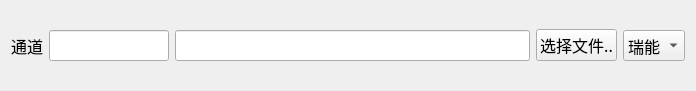
<?xml version="1.0" encoding="UTF-8"?>
<ui version="4.0">
 <class>ChanSelect</class>
 <widget class="QWidget" name="ChanSelect">
  <property name="geometry">
   <rect>
    <x>0</x>
    <y>0</y>
    <width>696</width>
    <height>91</height>
   </rect>
  </property>
  <property name="windowTitle">
   <string>Form</string>
  </property>
  <layout class="QHBoxLayout" name="horizontalLayout">
   <item>
    <widget class="QLabel" name="lblChan">
     <property name="font">
      <font>
       <family>微软雅黑</family>
       <pointsize>12</pointsize>
      </font>
     </property>
     <property name="text">
      <string>通道</string>
     </property>
    </widget>
   </item>
   <item>
    <widget class="QLineEdit" name="edtCode">
     <property name="sizePolicy">
      <sizepolicy hsizetype="Fixed" vsizetype="Fixed">
       <horstretch>0</horstretch>
       <verstretch>0</verstretch>
      </sizepolicy>
     </property>
     <property name="minimumSize">
      <size>
       <width>100</width>
       <height>0</height>
      </size>
     </property>
     <property name="maximumSize">
      <size>
       <width>120</width>
       <height>16777215</height>
      </size>
     </property>
     <property name="font">
      <font>
       <family>微软雅黑</family>
       <pointsize>12</pointsize>
      </font>
     </property>
    </widget>
   </item>
   <item>
    <widget class="QLineEdit" name="edtFile">
     <property name="font">
      <font>
       <family>微软雅黑</family>
       <pointsize>12</pointsize>
      </font>
     </property>
    </widget>
   </item>
   <item>
    <widget class="QPushButton" name="btnSelFile">
     <property name="font">
      <font>
       <family>微软雅黑</family>
       <pointsize>12</pointsize>
      </font>
     </property>
     <property name="text">
      <string>选择文件..</string>
     </property>
    </widget>
   </item>
   <item>
    <widget class="QComboBox" name="comboBox">
     <property name="font">
      <font>
       <family>微软雅黑</family>
       <pointsize>12</pointsize>
      </font>
     </property>
     <item>
      <property name="text">
       <string>瑞能</string>
      </property>
     </item>
     <item>
      <property name="text">
       <string>新威</string>
      </property>
     </item>
     <item>
      <property name="text">
       <string>承德</string>
      </property>
     </item>
    </widget>
   </item>
  </layout>
 </widget>
 <resources/>
 <connections/>
</ui>
